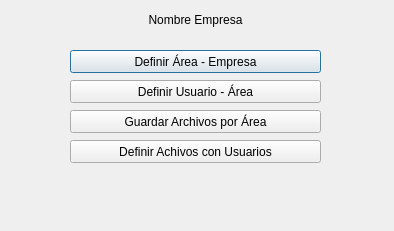
<?xml version="1.0" encoding="UTF-8"?>
<ui version="4.0">
 <class>Dialog</class>
 <widget class="QDialog" name="Dialog">
  <property name="geometry">
   <rect>
    <x>0</x>
    <y>0</y>
    <width>394</width>
    <height>231</height>
   </rect>
  </property>
  <property name="windowTitle">
   <string>Dialog</string>
  </property>
  <widget class="QLabel" name="label_nombre_empresa">
   <property name="geometry">
    <rect>
     <x>70</x>
     <y>10</y>
     <width>251</width>
     <height>20</height>
    </rect>
   </property>
   <property name="text">
    <string>Nombre Empresa</string>
   </property>
   <property name="alignment">
    <set>Qt::AlignCenter</set>
   </property>
  </widget>
  <widget class="QPushButton" name="pushButton_def_area_empresa">
   <property name="geometry">
    <rect>
     <x>70</x>
     <y>50</y>
     <width>251</width>
     <height>23</height>
    </rect>
   </property>
   <property name="text">
    <string>Definir Área - Empresa</string>
   </property>
  </widget>
  <widget class="QPushButton" name="pushButton_def_usuario_area">
   <property name="geometry">
    <rect>
     <x>70</x>
     <y>80</y>
     <width>251</width>
     <height>23</height>
    </rect>
   </property>
   <property name="text">
    <string>Definir Usuario - Área</string>
   </property>
  </widget>
  <widget class="QPushButton" name="pushButton_archivos_area">
   <property name="geometry">
    <rect>
     <x>70</x>
     <y>110</y>
     <width>251</width>
     <height>23</height>
    </rect>
   </property>
   <property name="text">
    <string>Guardar Archivos por Área</string>
   </property>
  </widget>
  <widget class="QPushButton" name="pushButton_archivos_usuarios">
   <property name="geometry">
    <rect>
     <x>70</x>
     <y>140</y>
     <width>251</width>
     <height>23</height>
    </rect>
   </property>
   <property name="text">
    <string>Definir Achivos con Usuarios</string>
   </property>
  </widget>
 </widget>
 <resources/>
 <connections/>
</ui>
